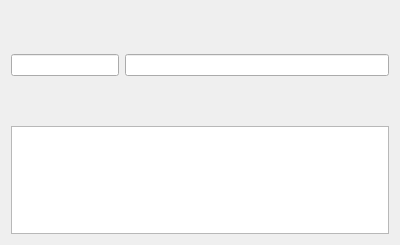
<?xml version="1.0" encoding="UTF-8"?>
<ui version="4.0">
 <class>ChatMessageWidget</class>
 <widget class="QWidget" name="ChatMessageWidget">
  <property name="geometry">
   <rect>
    <x>0</x>
    <y>0</y>
    <width>400</width>
    <height>245</height>
   </rect>
  </property>
  <property name="sizePolicy">
   <sizepolicy hsizetype="Preferred" vsizetype="Minimum">
    <horstretch>0</horstretch>
    <verstretch>0</verstretch>
   </sizepolicy>
  </property>
  <property name="windowTitle">
   <string>Form</string>
  </property>
  <layout class="QVBoxLayout" name="verticalLayout">
   <property name="sizeConstraint">
    <enum>QLayout::SetMinimumSize</enum>
   </property>
   <item>
    <widget class="QFrame" name="frameInfo">
     <property name="frameShape">
      <enum>QFrame::NoFrame</enum>
     </property>
     <property name="frameShadow">
      <enum>QFrame::Raised</enum>
     </property>
     <layout class="QHBoxLayout" name="horizontalLayout">
      <property name="spacing">
       <number>6</number>
      </property>
      <property name="leftMargin">
       <number>0</number>
      </property>
      <property name="topMargin">
       <number>0</number>
      </property>
      <property name="rightMargin">
       <number>0</number>
      </property>
      <property name="bottomMargin">
       <number>0</number>
      </property>
      <item>
       <widget class="QLineEdit" name="userLabel">
        <property name="sizePolicy">
         <sizepolicy hsizetype="Minimum" vsizetype="Fixed">
          <horstretch>0</horstretch>
          <verstretch>0</verstretch>
         </sizepolicy>
        </property>
       </widget>
      </item>
      <item>
       <widget class="QLineEdit" name="dateTimeLabel">
        <property name="sizePolicy">
         <sizepolicy hsizetype="Expanding" vsizetype="Fixed">
          <horstretch>0</horstretch>
          <verstretch>0</verstretch>
         </sizepolicy>
        </property>
       </widget>
      </item>
     </layout>
    </widget>
   </item>
   <item>
    <widget class="QTextEdit" name="messageContent">
     <property name="sizePolicy">
      <sizepolicy hsizetype="Expanding" vsizetype="Minimum">
       <horstretch>0</horstretch>
       <verstretch>0</verstretch>
      </sizepolicy>
     </property>
     <property name="sizeAdjustPolicy">
      <enum>QAbstractScrollArea::AdjustToContents</enum>
     </property>
    </widget>
   </item>
  </layout>
 </widget>
 <resources/>
 <connections/>
</ui>
